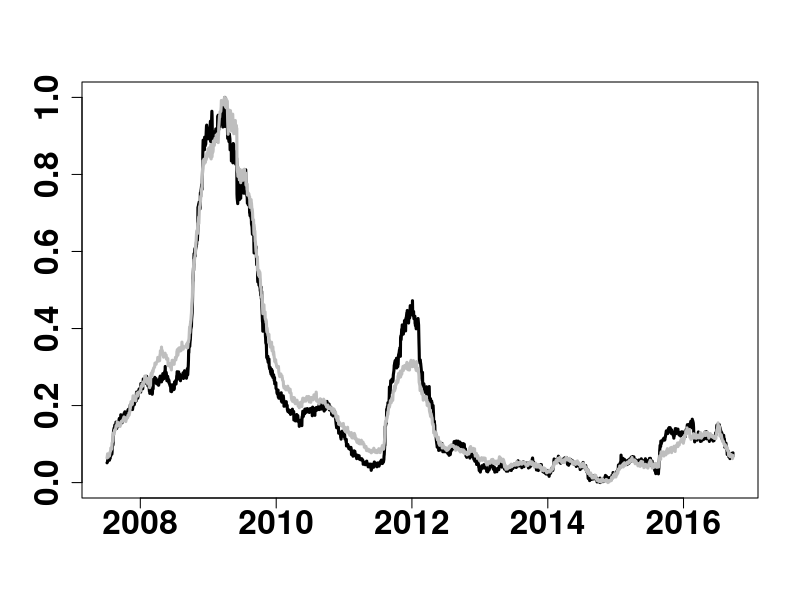

R code for this plot:
rm(list = ls())
graphics.off()
# set the working directory setwd('C:/...')

##################### plot FRM with 100 firm and 200 firms ############
data = read.csv("FRM_comparison.csv")
FRM200 = as.vector(read.csv("FRM_comparison.csv")[, 3])
FRM100 = as.matrix(read.csv("FRM_comparison.csv")[, 4])
FRM100 = (FRM100 - min(FRM100))/(max(FRM100) - min(FRM100))
FRM200 = (FRM200 - min(FRM200))/(max(FRM200) - min(FRM200))
dt = as.Date(data[, 1], format = "%d/%m/%Y")
plot(dt, FRM100, type = "l", lwd = 3, xlab = "", ylab = "", cex.axis = 2, font.axis = 2)
lines(dt, FRM200, col = "grey", lwd = 3)

##################### correlation of FRM with 100 firm and 200 firms ##
cor(FRM100,FRM200)